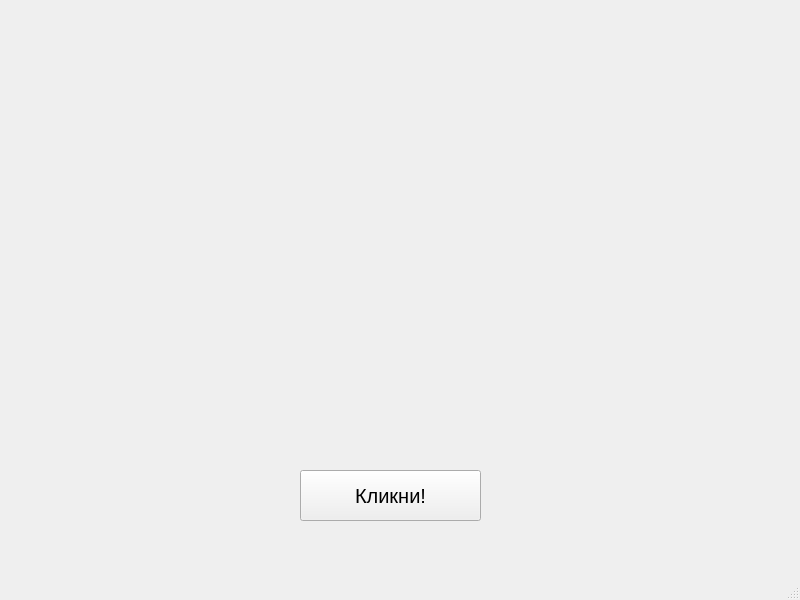
<?xml version="1.0" encoding="UTF-8"?>
<ui version="4.0">
 <class>MainWindow</class>
 <widget class="QMainWindow" name="MainWindow">
  <property name="geometry">
   <rect>
    <x>0</x>
    <y>0</y>
    <width>800</width>
    <height>600</height>
   </rect>
  </property>
  <property name="windowTitle">
   <string>MainWindow</string>
  </property>
  <widget class="QWidget" name="centralwidget">
   <widget class="QPushButton" name="click">
    <property name="geometry">
     <rect>
      <x>300</x>
      <y>470</y>
      <width>181</width>
      <height>51</height>
     </rect>
    </property>
    <property name="font">
     <font>
      <pointsize>15</pointsize>
     </font>
    </property>
    <property name="text">
     <string>Кликни!</string>
    </property>
   </widget>
  </widget>
  <widget class="QMenuBar" name="menubar">
   <property name="geometry">
    <rect>
     <x>0</x>
     <y>0</y>
     <width>800</width>
     <height>26</height>
    </rect>
   </property>
  </widget>
  <widget class="QStatusBar" name="statusbar"/>
 </widget>
 <resources/>
 <connections/>
</ui>
